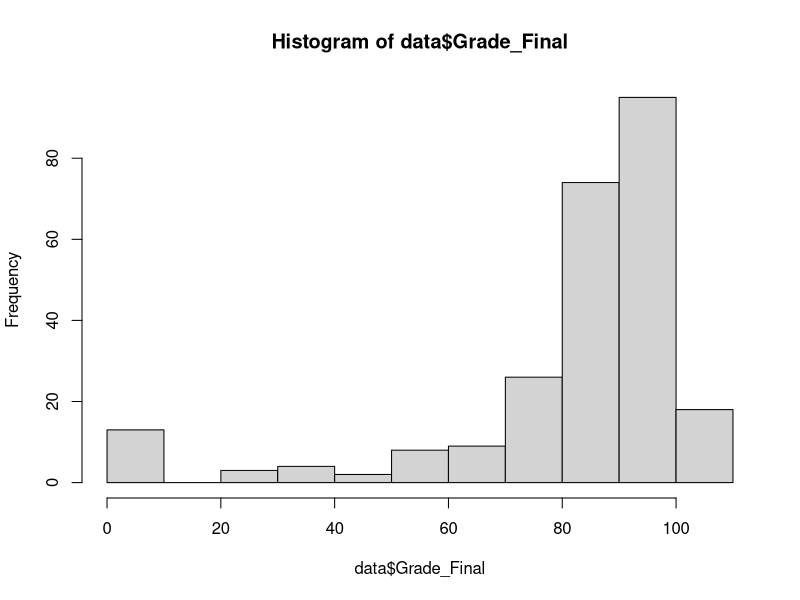
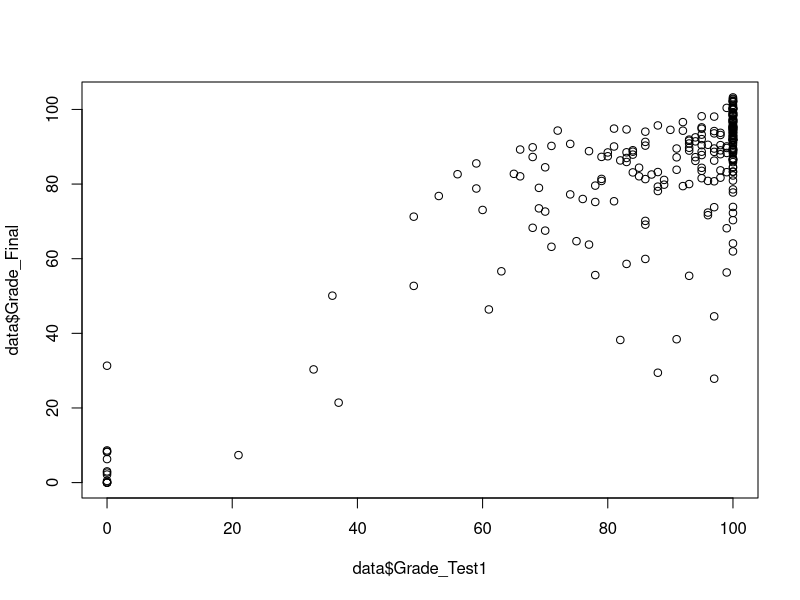
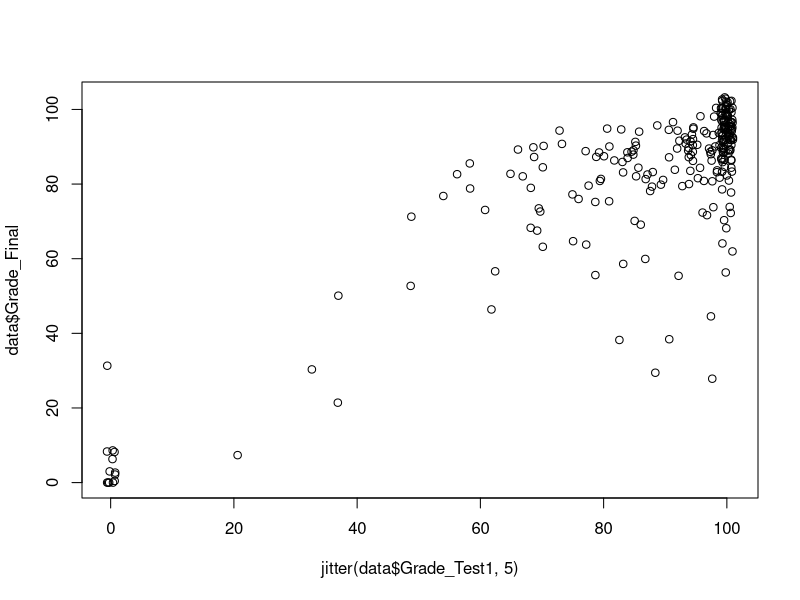
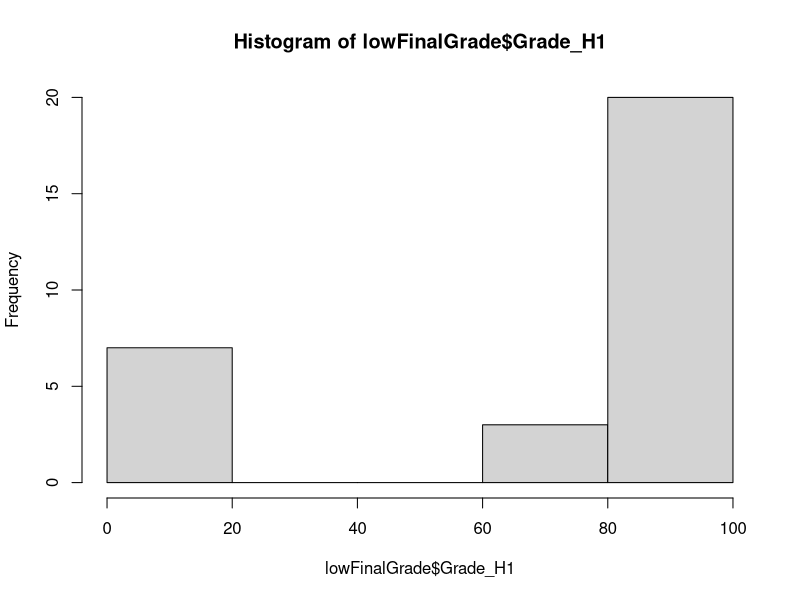
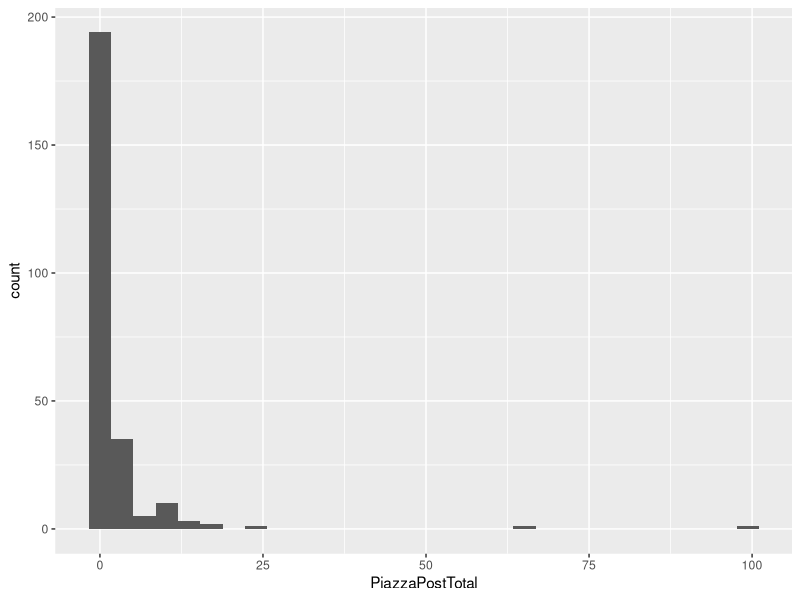
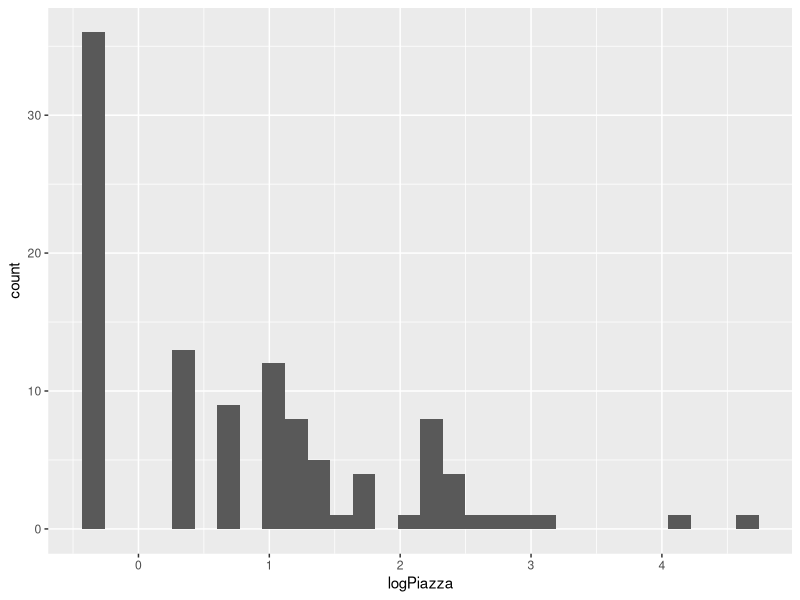
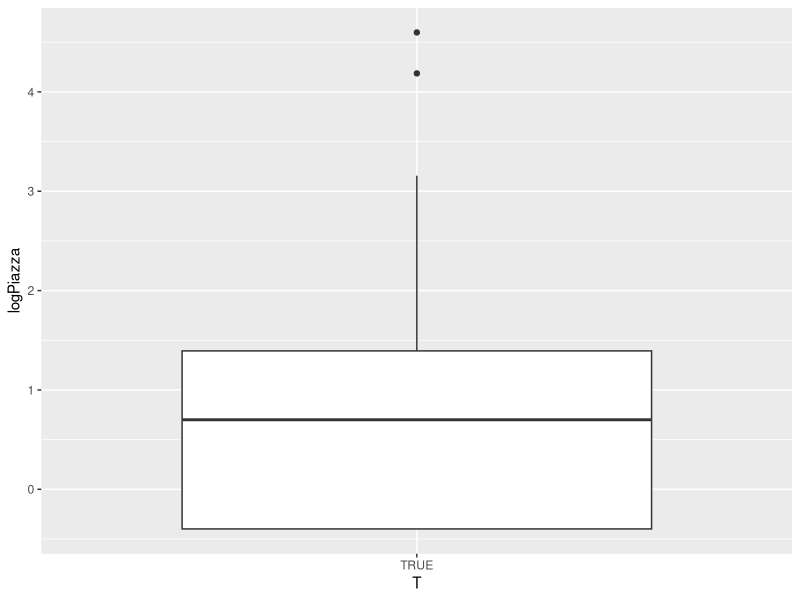
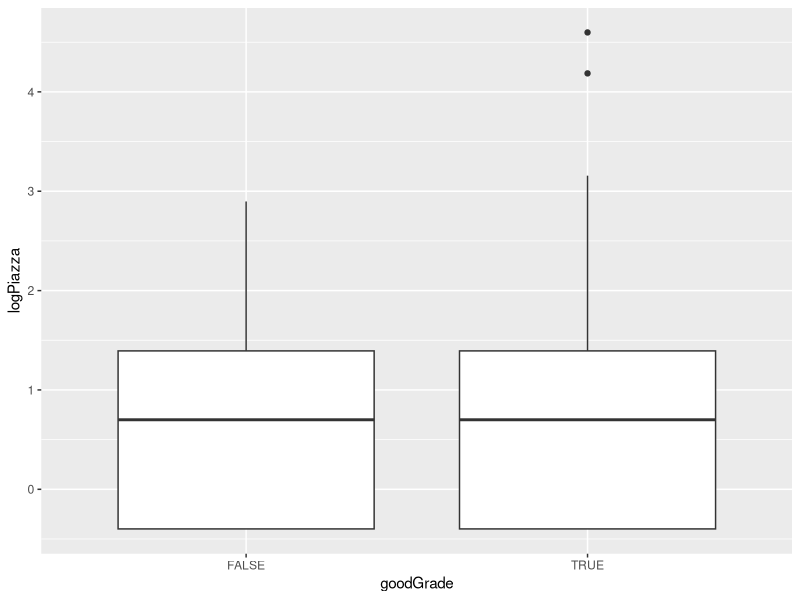

R code for these plots, in order: (Note: this script raises an error after producing the figures.)

# load the data
data <- read.csv("data.csv")

# read the column names
names(data)

# get a single column
data$Grade_Final
# plot it as a histogram
hist(data$Grade_Final)

# get another column
data$Grade_Test1
# plot two columns in a scatter plot
plot(data$Grade_Test1, data$Grade_Final)
# add a bit of jitter to make it easier to read
plot(jitter(data$Grade_Test1, 5), data$Grade_Final)

# you can apply element-wise operation over a vector
data$Grade_Final < 60
# then you can aggregate the results (TRUE = 1)
sum(data$Grade_Final < 60)
mean(data$Grade_Final < 60)

# you can subset data with brackets
# the first index is for row-subsetting
firstFifty <- data[1:50,]
# the second column is for column subsetting
twoColumns <- data[,c("Grade_Final", "Grade_Test1")]

# most importantly, you can subset using a boolean vector
lowFinalGrade <- data[data$Grade_Final < 60,]
# plot the HW1 grades of students who failed the class
hist(lowFinalGrade$Grade_H1)

# add new columns to a dataset
data$goodGrade <- data$Grade_Final >= 80

# the plyr library helps you summarize and aggregate data
library(plyr)

# summarize every column of our dataset
ddply(data, c(), colwise(mean))
# summarze specific columns (test grades), but split data based on the "goodGrade" column value
splitGrades <- ddply(data, "goodGrade", summarize, meanTest1=mean(Grade_Test1), meanTest2=mean(Grade_Test2), meanTest3=mean(Grade_Test3))

# wonderful library for all sorts of graphs and charts
# this could use a tutorial of its own
library(ggplot2)

# we can also make ggplot histograms
ggplot(data, aes(x=PiazzaPostTotal)) + geom_histogram()
# sometimes you want to transfom your data first
data$logPiazza <- log(data$PiazzaPostTotal)
ggplot(data, aes(x=logPiazza)) + geom_histogram()
# ggplot also supports a number of charts, such as boxplots
ggplot(data, aes(x=T, y=logPiazza)) + geom_boxplot()
# this allows us to compare boxplots across a variable
ggplot(data, aes(x=goodGrade, y=logPiazza)) + geom_boxplot()

# since there's no real difference, we can use test score instead
ggplot(data, aes(x=goodGrade, y=Grade_Test1)) + geom_boxplot()
# a violin plot is like a boxplot, but gives a distribution instead
ggplot(data, aes(x=goodGrade, y=Grade_Test1)) + geom_violin()
# we can compose plots with the + operator
ggplot(data, aes(x=goodGrade, y=Grade_Test1)) + geom_violin() + geom_boxplot(width=0.1)

# plot our splitGrades as a bar chart
ggplot(splitGrades) + geom_bar(aes(x=goodGrade, y=meanTest1), stat="identity")



# remove our "good grade" column, since this would be cheating
data <- data[,-16]
# create a linear model to predict final grade
model <- lm(Grade_Final ~ ., data)
summary(model)

model <- lm(Grade_Final ~ Grade_Test1 + Grade_H1 + Grade_H2 + Grade_H3 + Grade_H4, data)
summary(model)
